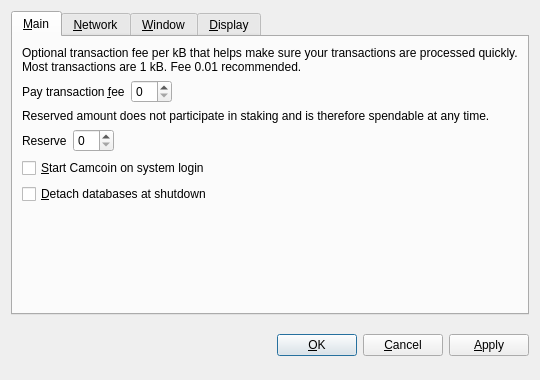
<?xml version="1.0" encoding="UTF-8"?>
<ui version="4.0">
 <class>OptionsDialog</class>
 <widget class="QDialog" name="OptionsDialog">
  <property name="geometry">
   <rect>
    <x>0</x>
    <y>0</y>
    <width>540</width>
    <height>380</height>
   </rect>
  </property>
  <property name="windowTitle">
   <string>Options</string>
  </property>
  <property name="modal">
   <bool>true</bool>
  </property>
  <layout class="QVBoxLayout" name="verticalLayout">
   <item>
    <widget class="QTabWidget" name="tabWidget">
     <property name="tabPosition">
      <enum>QTabWidget::North</enum>
     </property>
     <property name="currentIndex">
      <number>0</number>
     </property>
     <widget class="QWidget" name="tabMain">
      <attribute name="title">
       <string>&amp;Main</string>
      </attribute>
      <layout class="QVBoxLayout" name="verticalLayout_Main">
       <item>
        <widget class="QLabel" name="transactionFeeInfoLabel">
         <property name="text">
          <string>Optional transaction fee per kB that helps make sure your transactions are processed quickly. Most transactions are 1 kB. Fee 0.01 recommended.</string>
         </property>
         <property name="textFormat">
          <enum>Qt::PlainText</enum>
         </property>
         <property name="wordWrap">
          <bool>true</bool>
         </property>
        </widget>
       </item>
       <item>
        <layout class="QHBoxLayout" name="horizontalLayoutFee">
         <item>
          <widget class="QLabel" name="transactionFeeLabel">
           <property name="text">
            <string>Pay transaction &amp;fee</string>
           </property>
           <property name="textFormat">
            <enum>Qt::PlainText</enum>
           </property>
           <property name="buddy">
            <cstring>transactionFee</cstring>
           </property>
          </widget>
         </item>
         <item>
          <widget class="BitcoinAmountField" name="transactionFee"/>
         </item>
         <item>
          <spacer name="horizontalSpacerFee">
           <property name="orientation">
            <enum>Qt::Horizontal</enum>
           </property>
           <property name="sizeHint" stdset="0">
            <size>
             <width>40</width>
             <height>20</height>
            </size>
           </property>
          </spacer>
         </item>
        </layout>
       </item>
       <item>
        <widget class="QLabel" name="reserveBalanceInfoLabel">
         <property name="text">
          <string>Reserved amount does not participate in staking and is therefore spendable at any time.</string>
         </property>
         <property name="textFormat">
          <enum>Qt::PlainText</enum>
         </property>
         <property name="wordWrap">
          <bool>true</bool>
         </property>
        </widget>
       </item>
       <item>
        <layout class="QHBoxLayout" name="horizontalLayoutReserveBalance">
         <item>
          <widget class="QLabel" name="reserveBalanceLabel">
           <property name="text">
            <string>Reserve</string>
           </property>
           <property name="textFormat">
            <enum>Qt::PlainText</enum>
           </property>
           <property name="buddy">
            <cstring>reserveBalance</cstring>
           </property>
          </widget>
         </item>
         <item>
          <widget class="BitcoinAmountField" name="reserveBalance"/>
         </item>
         <item>
          <spacer name="horizontalSpacerReserveBalance">
           <property name="orientation">
            <enum>Qt::Horizontal</enum>
           </property>
           <property name="sizeHint" stdset="0">
            <size>
             <width>40</width>
             <height>20</height>
            </size>
           </property>
          </spacer>
         </item>
        </layout>
       </item>
       <item>
        <widget class="QCheckBox" name="bitcoinAtStartup">
         <property name="toolTip">
          <string>Automatically start Camcoin after logging in to the system.</string>
         </property>
         <property name="text">
          <string>&amp;Start Camcoin on system login</string>
         </property>
        </widget>
       </item>
       <item>
        <widget class="QCheckBox" name="detachDatabases">
         <property name="toolTip">
          <string>Detach block and address databases at shutdown. This means they can be moved to another data directory, but it slows down shutdown. The wallet is always detached.</string>
         </property>
         <property name="text">
          <string>&amp;Detach databases at shutdown</string>
         </property>
        </widget>
       </item>
       <item>
        <spacer name="verticalSpacer_Main">
         <property name="orientation">
          <enum>Qt::Vertical</enum>
         </property>
         <property name="sizeHint" stdset="0">
          <size>
           <width>20</width>
           <height>40</height>
          </size>
         </property>
        </spacer>
       </item>
      </layout>
     </widget>
     <widget class="QWidget" name="tabNetwork">
      <attribute name="title">
       <string>&amp;Network</string>
      </attribute>
      <layout class="QVBoxLayout" name="verticalLayout_Network">
       <item>
        <widget class="QCheckBox" name="mapPortUpnp">
         <property name="toolTip">
          <string>Automatically open the Camcoin client port on the router. This only works when your router supports UPnP and it is enabled.</string>
         </property>
         <property name="text">
          <string>Map port using &amp;UPnP</string>
         </property>
        </widget>
       </item>
       <item>
        <widget class="QCheckBox" name="connectSocks">
         <property name="toolTip">
          <string>Connect to the Camcoin network through a SOCKS proxy (e.g. when connecting through Tor).</string>
         </property>
         <property name="text">
          <string>&amp;Connect through SOCKS proxy:</string>
         </property>
        </widget>
       </item>
       <item>
        <layout class="QHBoxLayout" name="horizontalLayout_Network">
         <item>
          <widget class="QLabel" name="proxyIpLabel">
           <property name="text">
            <string>Proxy &amp;IP:</string>
           </property>
           <property name="textFormat">
            <enum>Qt::PlainText</enum>
           </property>
           <property name="buddy">
            <cstring>proxyIp</cstring>
           </property>
          </widget>
         </item>
         <item>
          <widget class="QValidatedLineEdit" name="proxyIp">
           <property name="maximumSize">
            <size>
             <width>140</width>
             <height>16777215</height>
            </size>
           </property>
           <property name="toolTip">
            <string>IP address of the proxy (e.g. 127.0.0.1)</string>
           </property>
          </widget>
         </item>
         <item>
          <widget class="QLabel" name="proxyPortLabel">
           <property name="text">
            <string>&amp;Port:</string>
           </property>
           <property name="textFormat">
            <enum>Qt::PlainText</enum>
           </property>
           <property name="buddy">
            <cstring>proxyPort</cstring>
           </property>
          </widget>
         </item>
         <item>
          <widget class="QLineEdit" name="proxyPort">
           <property name="maximumSize">
            <size>
             <width>55</width>
             <height>16777215</height>
            </size>
           </property>
           <property name="toolTip">
            <string>Port of the proxy (e.g. 9050)</string>
           </property>
          </widget>
         </item>
         <item>
          <widget class="QLabel" name="socksVersionLabel">
           <property name="text">
            <string>SOCKS &amp;Version:</string>
           </property>
           <property name="textFormat">
            <enum>Qt::PlainText</enum>
           </property>
           <property name="buddy">
            <cstring>socksVersion</cstring>
           </property>
          </widget>
         </item>
         <item>
          <widget class="QValueComboBox" name="socksVersion">
           <property name="toolTip">
            <string>SOCKS version of the proxy (e.g. 5)</string>
           </property>
          </widget>
         </item>
         <item>
          <spacer name="horizontalSpacer_Network">
           <property name="orientation">
            <enum>Qt::Horizontal</enum>
           </property>
           <property name="sizeHint" stdset="0">
            <size>
             <width>40</width>
             <height>20</height>
            </size>
           </property>
          </spacer>
         </item>
        </layout>
       </item>
       <item>
        <spacer name="verticalSpacer_Network">
         <property name="orientation">
          <enum>Qt::Vertical</enum>
         </property>
         <property name="sizeHint" stdset="0">
          <size>
           <width>20</width>
           <height>40</height>
          </size>
         </property>
        </spacer>
       </item>
      </layout>
     </widget>
     <widget class="QWidget" name="tabWindow">
      <attribute name="title">
       <string>&amp;Window</string>
      </attribute>
      <layout class="QVBoxLayout" name="verticalLayout_Window">
       <item>
        <widget class="QCheckBox" name="minimizeToTray">
         <property name="toolTip">
          <string>Show only a tray icon after minimizing the window.</string>
         </property>
         <property name="text">
          <string>&amp;Minimize to the tray instead of the taskbar</string>
         </property>
        </widget>
       </item>
       <item>
        <widget class="QCheckBox" name="minimizeOnClose">
         <property name="toolTip">
          <string>Minimize instead of exit the application when the window is closed. When this option is enabled, the application will be closed only after selecting Quit in the menu.</string>
         </property>
         <property name="text">
          <string>M&amp;inimize on close</string>
         </property>
        </widget>
       </item>
       <item>
        <spacer name="verticalSpacer_Window">
         <property name="orientation">
          <enum>Qt::Vertical</enum>
         </property>
         <property name="sizeHint" stdset="0">
          <size>
           <width>20</width>
           <height>40</height>
          </size>
         </property>
        </spacer>
       </item>
      </layout>
     </widget>
     <widget class="QWidget" name="tabDisplay">
      <attribute name="title">
       <string>&amp;Display</string>
      </attribute>
      <layout class="QVBoxLayout" name="verticalLayout_Display">
       <item>
        <layout class="QHBoxLayout" name="horizontalLayout_1_Display">
         <item>
          <widget class="QLabel" name="langLabel">
           <property name="text">
            <string>User Interface &amp;language:</string>
           </property>
           <property name="textFormat">
            <enum>Qt::PlainText</enum>
           </property>
           <property name="buddy">
            <cstring>lang</cstring>
           </property>
          </widget>
         </item>
         <item>
          <widget class="QValueComboBox" name="lang">
           <property name="toolTip">
            <string>The user interface language can be set here. This setting will take effect after restarting Camcoin.</string>
           </property>
          </widget>
         </item>
        </layout>
       </item>
       <item>
        <layout class="QHBoxLayout" name="horizontalLayout_2_Display">
         <item>
          <widget class="QLabel" name="unitLabel">
           <property name="text">
            <string>&amp;Unit to show amounts in:</string>
           </property>
           <property name="textFormat">
            <enum>Qt::PlainText</enum>
           </property>
           <property name="buddy">
            <cstring>unit</cstring>
           </property>
          </widget>
         </item>
         <item>
          <widget class="QValueComboBox" name="unit">
           <property name="toolTip">
            <string>Choose the default subdivision unit to show in the interface and when sending coins.</string>
           </property>
          </widget>
         </item>
        </layout>
       </item>
       <item>
        <widget class="QCheckBox" name="displayAddresses">
         <property name="toolTip">
          <string>Whether to show Camcoin addresses in the transaction list or not.</string>
         </property>
         <property name="text">
          <string>&amp;Display addresses in transaction list</string>
         </property>
        </widget>
       </item>
       <item>
        <widget class="QCheckBox" name="coinControlFeatures">
         <property name="toolTip">
          <string>Whether to show coin control features or not.</string>
         </property>
         <property name="text">
          <string>Display coin &amp;control features (experts only!)</string>
         </property>
        </widget>
       </item>
       <item>
        <spacer name="verticalSpacer_Display">
         <property name="orientation">
          <enum>Qt::Vertical</enum>
         </property>
         <property name="sizeHint" stdset="0">
          <size>
           <width>20</width>
           <height>40</height>
          </size>
         </property>
        </spacer>
       </item>
      </layout>
     </widget>
    </widget>
   </item>
   <item>
    <layout class="QHBoxLayout" name="horizontalLayout_Buttons">
     <item>
      <spacer name="horizontalSpacer_1">
       <property name="orientation">
        <enum>Qt::Horizontal</enum>
       </property>
       <property name="sizeHint" stdset="0">
        <size>
         <width>40</width>
         <height>48</height>
        </size>
       </property>
      </spacer>
     </item>
     <item>
      <widget class="QLabel" name="statusLabel">
       <property name="font">
        <font>
         <weight>75</weight>
         <bold>true</bold>
        </font>
       </property>
       <property name="text">
        <string/>
       </property>
       <property name="textFormat">
        <enum>Qt::PlainText</enum>
       </property>
       <property name="wordWrap">
        <bool>true</bool>
       </property>
      </widget>
     </item>
     <item>
      <spacer name="horizontalSpacer_2">
       <property name="orientation">
        <enum>Qt::Horizontal</enum>
       </property>
       <property name="sizeHint" stdset="0">
        <size>
         <width>40</width>
         <height>48</height>
        </size>
       </property>
      </spacer>
     </item>
     <item>
      <widget class="QPushButton" name="okButton">
       <property name="text">
        <string>&amp;OK</string>
       </property>
      </widget>
     </item>
     <item>
      <widget class="QPushButton" name="cancelButton">
       <property name="text">
        <string>&amp;Cancel</string>
       </property>
       <property name="autoDefault">
        <bool>false</bool>
       </property>
      </widget>
     </item>
     <item>
      <widget class="QPushButton" name="applyButton">
       <property name="text">
        <string>&amp;Apply</string>
       </property>
       <property name="autoDefault">
        <bool>false</bool>
       </property>
      </widget>
     </item>
    </layout>
   </item>
  </layout>
 </widget>
 <customwidgets>
  <customwidget>
   <class>BitcoinAmountField</class>
   <extends>QSpinBox</extends>
   <header>bitcoinamountfield.h</header>
  </customwidget>
  <customwidget>
   <class>QValueComboBox</class>
   <extends>QComboBox</extends>
   <header>qvaluecombobox.h</header>
  </customwidget>
  <customwidget>
   <class>QValidatedLineEdit</class>
   <extends>QLineEdit</extends>
   <header>qvalidatedlineedit.h</header>
  </customwidget>
 </customwidgets>
 <resources/>
 <connections/>
</ui>
